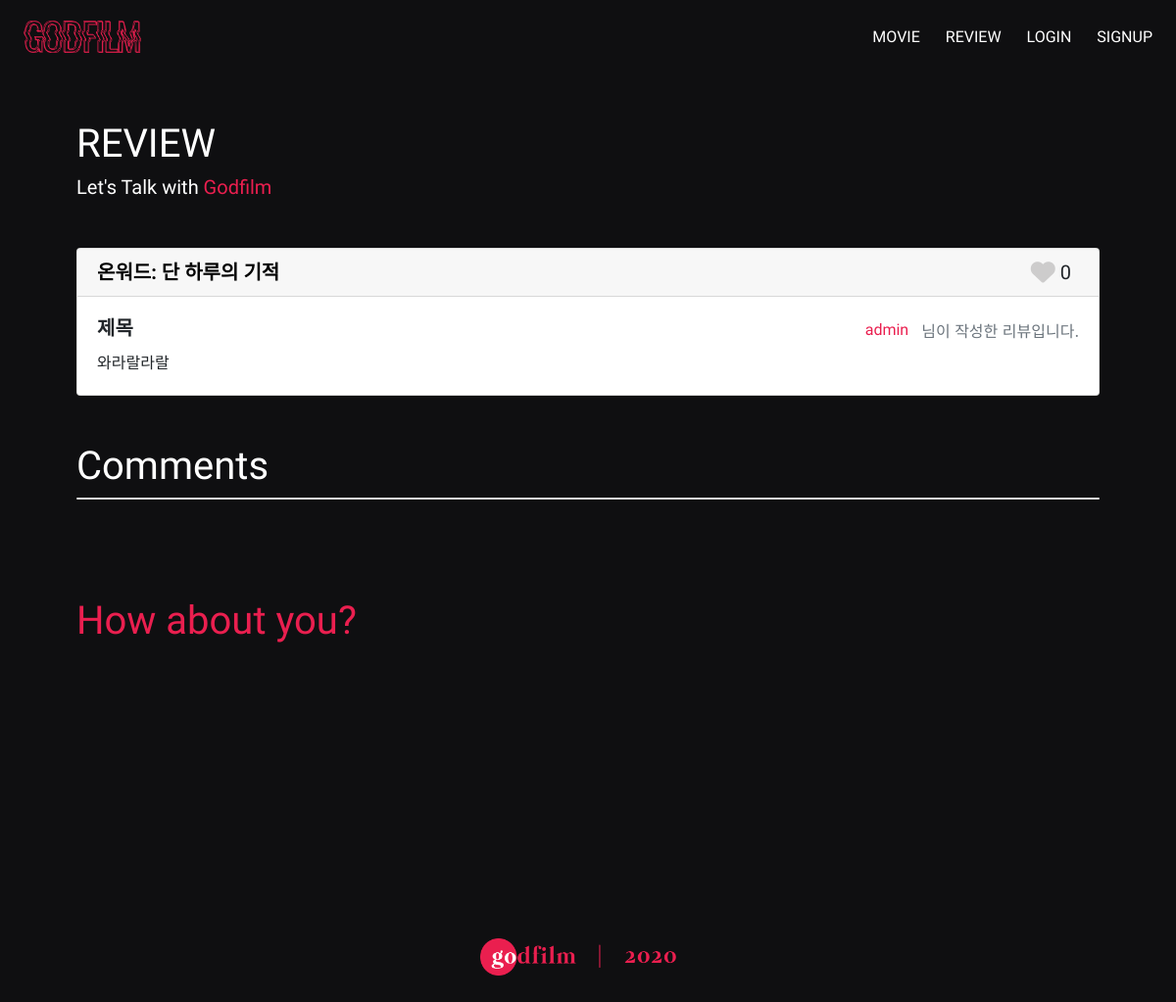
Page /movies/9/1/ on the earlier database version.
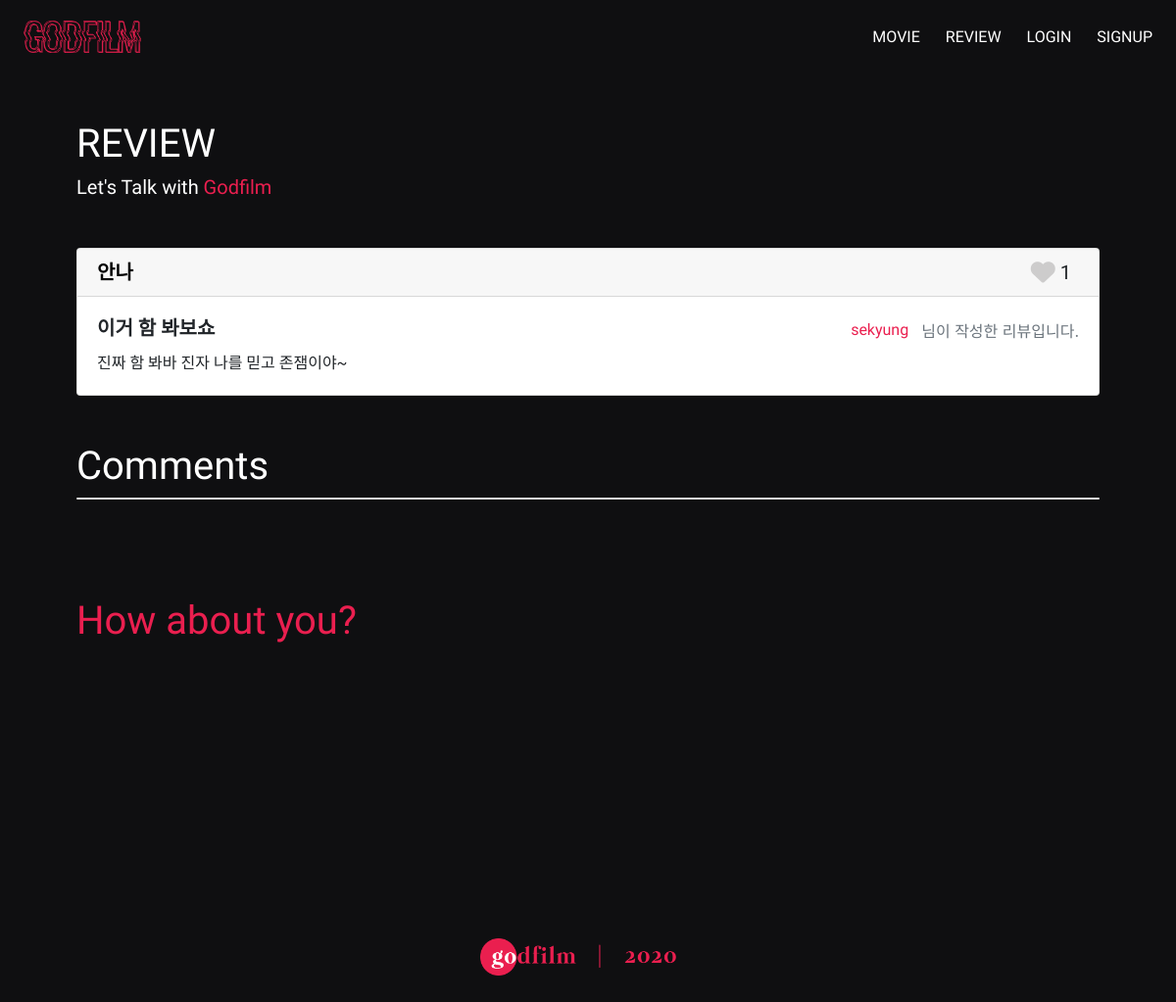
Same page on the later database version.
### movies/models.py (models this page shows, shortened)
class Review(models.Model):
    title = models.CharField(max_length=100)
    content = models.TextField()
    user = models.ForeignKey(settings.AUTH_USER_MODEL, on_delete=models.CASCADE)
    movie = models.ForeignKey(Movie, on_delete=models.CASCADE)
    like_users = models.ManyToManyField(settings.AUTH_USER_MODEL, related_name='like_reviews', blank=True)

class Movie(models.Model):
    title = models.CharField(max_length=100)
    overview = models.TextField(blank=True)
    poster_path = models.CharField(max_length=200, null=True)
    cast = models.ManyToManyField(Cast, related_name='cast_movie', blank=True)

### accounts/models.py (models this page shows)
class User(AbstractUser):
    followers = models.ManyToManyField(
            settings.AUTH_USER_MODEL,
            related_name='followings'
        )

### movies/views.py (the view)
# urls.py: path('<int:movie_id>/<int:review_id>/', views.review_detail, name='review_detail'),
def review_detail(request, movie_id, review_id):
    movie = get_object_or_404(Movie, id=movie_id)
    review = get_object_or_404(Review, id=review_id)
    comments = review.reviewcomment_set.all()
    comment_form = ReviewCommentForm()
    context = {
        'movie': movie,
        'review': review,
        'comments': comments,
        'comment_form': comment_form,
    }
    return render(request, 'movies/review_detail.html', context)

### movies/templates/movies/review_detail.html (shortened to what this page needs)
{% extends 'base.html' %}
{% load bootstrap4 %}
{% block content %}
<div style="margin-bottom: 50px;">
  <h1 style="color: white;">REVIEW</h1>
  <h5 style="color: white;">Let's Talk with <span style="color: #ea1f4f;">Godfilm</span></h5>
</div>
<div class="card">
  <h5 class="card-header"><a href="{% url 'movies:movie_detail' movie.id %}"
    style="text-decoration:none; font-family: 'Nanum Gothic', sans-serif; font-weight: bold; color:black" class="review-movie">{{ review.movie.title }}</a>
    <div class="float-right">
        {% if user in movie.like_users.all %}
          <i class="fas fa-heart fa-lg like-button" style="color: #ea1f4f" data-movieid="{{ movie.id }}" data-reviewid="{{ review.id }}"></i>
        {% else %}
          <i class="fas fa-heart fa-lg like-button" style="color:#cdcccc" data-movieid="{{ movie.id }}" data-reviewid="{{ review.id }}"></i>
        {% endif %}
        <span id="like-count-{{ review.id }}" class="mr-2">{{ review.like_users.all|length }}</span>
      </div>
  </h5>
  <div class="card-body">
    <div class="d-flex justify-content-between">
      <h5 class="card-title" style="font-family: 'Nanum Gothic', sans-serif; font-weight: bold;">{{ review.title }}</h5>
      <span><a href="{% url 'accounts:profile' review.user.username %}" class="btn goprofile" style="margin-top: -5px;">{{ review.user.username }}</a><span class="text-muted">님이 작성한 리뷰입니다.</span></span>
    </div>
    <p class="card-text" style="font-family: 'Nanum Gothic', sans-serif;">{{ review.content }}</p>
  </div>
</div>
<h1 style="font-family: 'Suez One', serif; color: white;;" class="mt-5">Comments</h1>
	<div class="card">
  </div>
  <div class="mb-5">
    <h1 style="font-family: 'Suez One', serif; color: #ea1f4f;" class="opinion">How about you?</h1>
  </div>
{% endblock %}

Differences in the rows shown:
changed Review: movie "온워드: 단 하루의 기적" → "안나"; like_users.all|length "0" → "1"; title "제목" → "이거 함 봐보쇼"; user.username "admin" → "sekyung"; content "와라랄라랄" → "진짜 함 봐바 진자 나를 믿고 존잼이야~"
